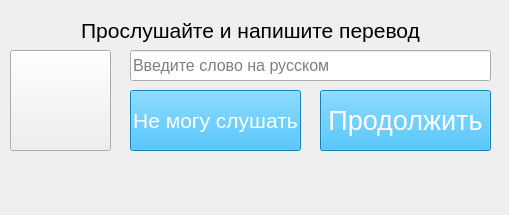
<?xml version="1.0" encoding="UTF-8"?>
<ui version="4.0">
 <class>Form</class>
 <widget class="QWidget" name="Form">
  <property name="geometry">
   <rect>
    <x>0</x>
    <y>0</y>
    <width>509</width>
    <height>215</height>
   </rect>
  </property>
  <property name="windowTitle">
   <string>Form</string>
  </property>
  <widget class="QPushButton" name="btn_voice">
   <property name="geometry">
    <rect>
     <x>10</x>
     <y>50</y>
     <width>101</width>
     <height>101</height>
    </rect>
   </property>
   <property name="text">
    <string/>
   </property>
   <property name="icon">
    <iconset>
     <normaloff>image\dinamik.png</normaloff>image\dinamik.png</iconset>
   </property>
   <property name="iconSize">
    <size>
     <width>96</width>
     <height>96</height>
    </size>
   </property>
  </widget>
  <widget class="QLabel" name="label">
   <property name="geometry">
    <rect>
     <x>10</x>
     <y>10</y>
     <width>481</width>
     <height>41</height>
    </rect>
   </property>
   <property name="font">
    <font>
     <family>MS Shell Dlg 2</family>
     <pointsize>16</pointsize>
    </font>
   </property>
   <property name="text">
    <string>Прослушайте и напишите перевод</string>
   </property>
   <property name="alignment">
    <set>Qt::AlignCenter</set>
   </property>
  </widget>
  <widget class="QPushButton" name="btn_continue">
   <property name="geometry">
    <rect>
     <x>320</x>
     <y>90</y>
     <width>171</width>
     <height>61</height>
    </rect>
   </property>
   <property name="font">
    <font>
     <family>MS Shell Dlg 2</family>
     <pointsize>20</pointsize>
    </font>
   </property>
   <property name="styleSheet">
    <string notr="true">background-color: rgb(28,176,246);
color: rgb(255, 255, 255);</string>
   </property>
   <property name="text">
    <string>Продолжить</string>
   </property>
  </widget>
  <widget class="QLineEdit" name="line">
   <property name="geometry">
    <rect>
     <x>130</x>
     <y>50</y>
     <width>361</width>
     <height>31</height>
    </rect>
   </property>
   <property name="font">
    <font>
     <family>MS Shell Dlg 2</family>
     <pointsize>12</pointsize>
    </font>
   </property>
   <property name="text">
    <string/>
   </property>
   <property name="placeholderText">
    <string>Введите слово на русском</string>
   </property>
  </widget>
  <widget class="QLabel" name="check_label">
   <property name="geometry">
    <rect>
     <x>-10</x>
     <y>160</y>
     <width>521</width>
     <height>61</height>
    </rect>
   </property>
   <property name="font">
    <font>
     <family>MS Shell Dlg 2</family>
     <pointsize>16</pointsize>
    </font>
   </property>
   <property name="styleSheet">
    <string notr="true"/>
   </property>
   <property name="text">
    <string/>
   </property>
   <property name="alignment">
    <set>Qt::AlignHCenter|Qt::AlignTop</set>
   </property>
   <property name="wordWrap">
    <bool>true</bool>
   </property>
  </widget>
  <widget class="QPushButton" name="btn_not_listen">
   <property name="geometry">
    <rect>
     <x>130</x>
     <y>90</y>
     <width>171</width>
     <height>61</height>
    </rect>
   </property>
   <property name="font">
    <font>
     <pointsize>16</pointsize>
    </font>
   </property>
   <property name="styleSheet">
    <string notr="true">background-color: rgb(28,176,246);
color: rgb(255, 255, 255);</string>
   </property>
   <property name="text">
    <string>Не могу слушать</string>
   </property>
  </widget>
 </widget>
 <resources/>
 <connections/>
</ui>
